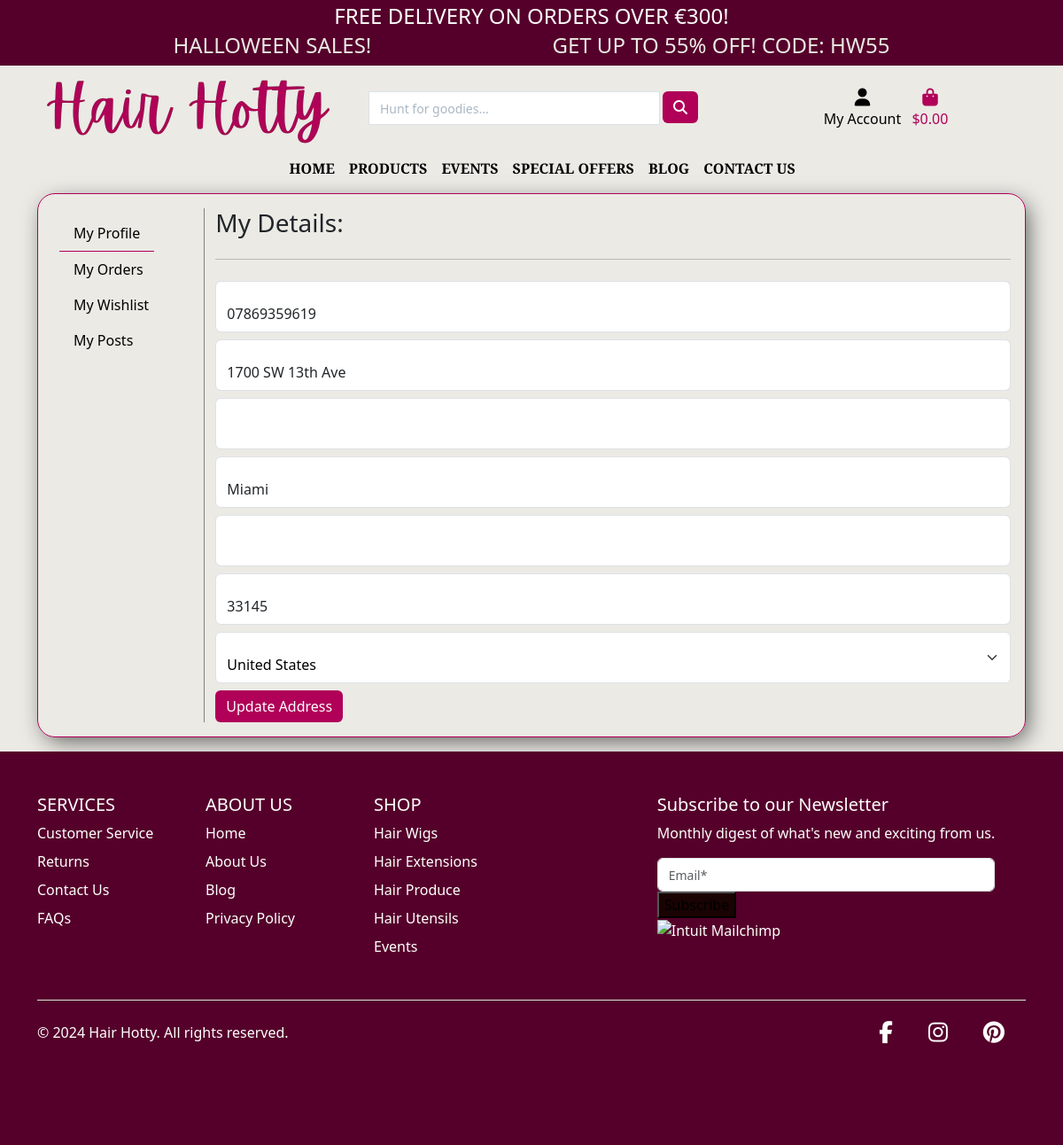
Before: /profile/ (signed in) with the older database file.
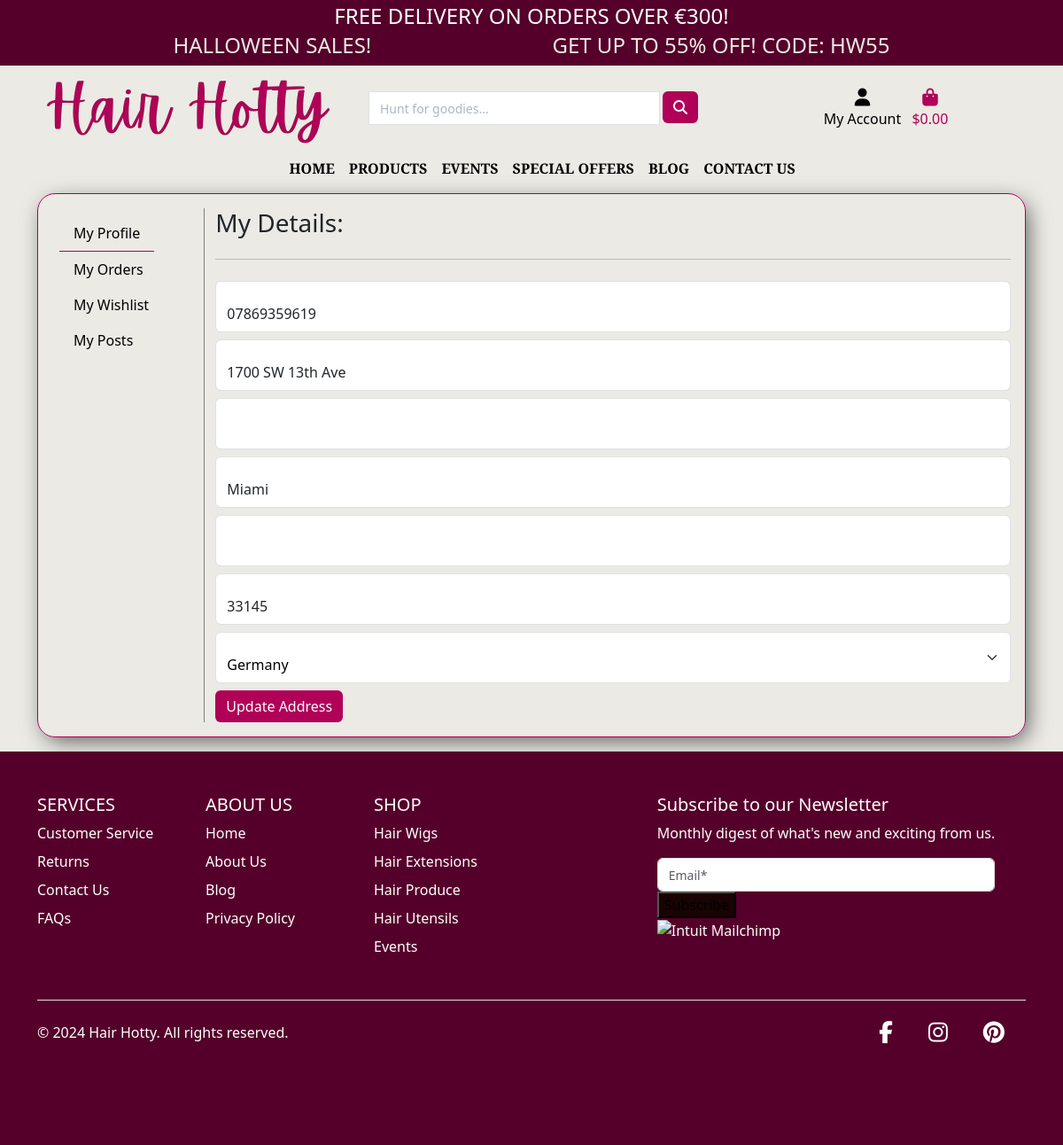
After: the same page with the newer database file.
### profiles/models.py (models this page shows, shortened)
class UserProfile(models.Model):
    user = models.OneToOneField(User, on_delete=models.CASCADE)
    default_phone_number = models.CharField(max_length=20, null=True, blank=True)
    default_street_address1 = models.CharField(max_length=80, null=True, blank=True)
    default_street_address2 = models.CharField(max_length=80, null=True, blank=True)
    default_town_or_city = models.CharField(max_length=40, null=True, blank=True)
    default_county = models.CharField(max_length=80, null=True, blank=True)
    default_postcode = models.CharField(max_length=20, null=True, blank=True)
    default_country = CountryField(blank_label='Country *', null=True, blank=True)

### profiles/views.py (the view)
# urls.py: path('profile/', include('profiles.urls')),
@login_required
def profile(request):
    profile = get_object_or_404(UserProfile, user=request.user)
    if request.method == 'POST':
        form = UserProfileForm(request.POST, instance=profile)
        if form.is_valid():
            form.save()
            messages.success(request, 'Profile updated successfully')
        else:
            messages.error(request, 'Update failed. Please ensure the form is valid.')
    else:
        form = UserProfileForm(instance=profile)
    orders = profile.orders.all()
    template = 'profiles/profile.html'
    context = {
        'form': form,
        'orders': orders,
        'on_profile_page': True,
        'profile_id': profile.id,
    }
    return render(request, template, context)

### profiles/forms.py
class UserProfileForm(forms.ModelForm):
    class Meta:
        model = UserProfile
        exclude = ('user',)
    def __init__(self, *args, **kwargs):
        super().__init__(*args, **kwargs)
        placeholders = {
            'default_phone_number': 'Phone Number',
            'default_postcode': 'Postal Code',
            'default_town_or_city': 'Town or City',
            'default_street_address1': 'Street Address 1',
            'default_street_address2': 'Street Address 2',
            'default_county': 'County, State or Locality',
        }
        self.fields['default_phone_number'].widget.attrs['autofocus'] = True
        for field in self.fields:
            if field != 'default_country':
                if self.fields[field].required:
                    placeholder = f'{placeholders[field]} *'
                else:
                    placeholder = placeholders[field]
                self.fields[field].widget.attrs['placeholder'] = placeholder
            self.fields[field].widget.attrs['class'] = 'border-black rounded-0 profile-form-input'
            self.fields[field].label = False

### profiles/templates/profiles/profile.html (shortened to what this page needs)
{% extends 'base.html' %}
{% load widget_tweaks %}
{% load static %}
{% block content %}
<section class="profile mb-3">
    <div class="container">
        <div class="row">
            <div class="col-12">
                <div class="custom-border p-3">
                    <div class="row">
                        {% include 'profiles/components/sidebar.html' %}
                        <div class="col-12 col-lg-10 mt-4 mt-lg-0 d-flex flex-column justify-content-center">
                            <h4 class="text-start fs-3 fw-4">My Details:</h4>
                            <hr>
                            <form class="checkout-form mt-2" id="checkout-form" method="POST" action="{% url 'profile' %}">
                                <div class="form-floating mb-2">
                                    {% render_field form.default_phone_number|add_required_class:"is-required"|attr:"pattern:^(?:\+?\d{1,4}|\d{1,4}00)(\d{9})$"|attr:"title:'Please enter a valid phone number'" class="form-control" placeholder=form.default_phone_number.label %}
                                </div>
                                <div class="form-floating mb-2">
                                    {% render_field form.default_street_address1|add_required_class:"is-required" class="form-control" placeholder=form.default_street_address1.label %}
                                </div>
                                <div class="form-floating mb-2">
                                    {% render_field form.default_street_address2 class="form-control" placeholder=form.default_street_address2.label %}
                                </div>
                                <div class="form-floating mb-2">
                                    {% render_field form.default_town_or_city|add_required_class:"is-required" class="form-control" placeholder=form.default_town_or_city.label %}
                                </div>
                                <div class="form-floating mb-2">
                                    {% render_field form.default_county class="form-control" placeholder=form.default_county.label %}
                                </div>
                                <div class="form-floating mb-2">
                                    {% render_field form.default_postcode class="form-control" placeholder=form.default_postcode.label %}
                                </div>
                                <div class="form-floating mb-2">
                                    {% render_field form.default_country|add_required_class:"is-required" class="form-select" %}
                                </div>
                                <button class="btn btn-cordovan">Update Address</button>
                            </form>
                        </div>
                    </div>
                </div>
            </div>
        </div>
    </div>
</section>
{% endblock content %}

Changed rows visible on the page:
changed UserProfile "1700 SW 13th Ave": default_country "United States" → "Germany"
